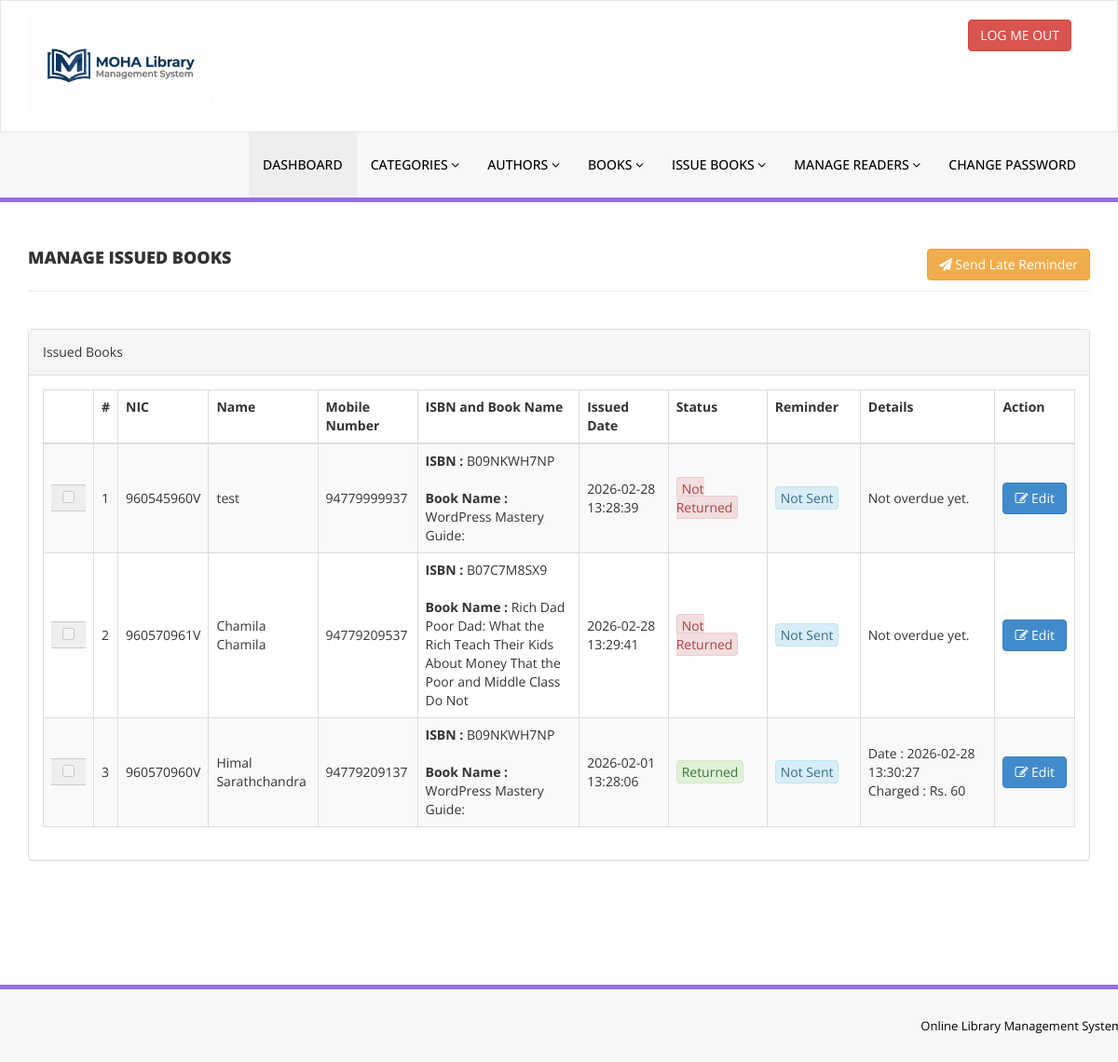
The page /admin/manage-issued-books.php (signed in) on the database as committed earlier.
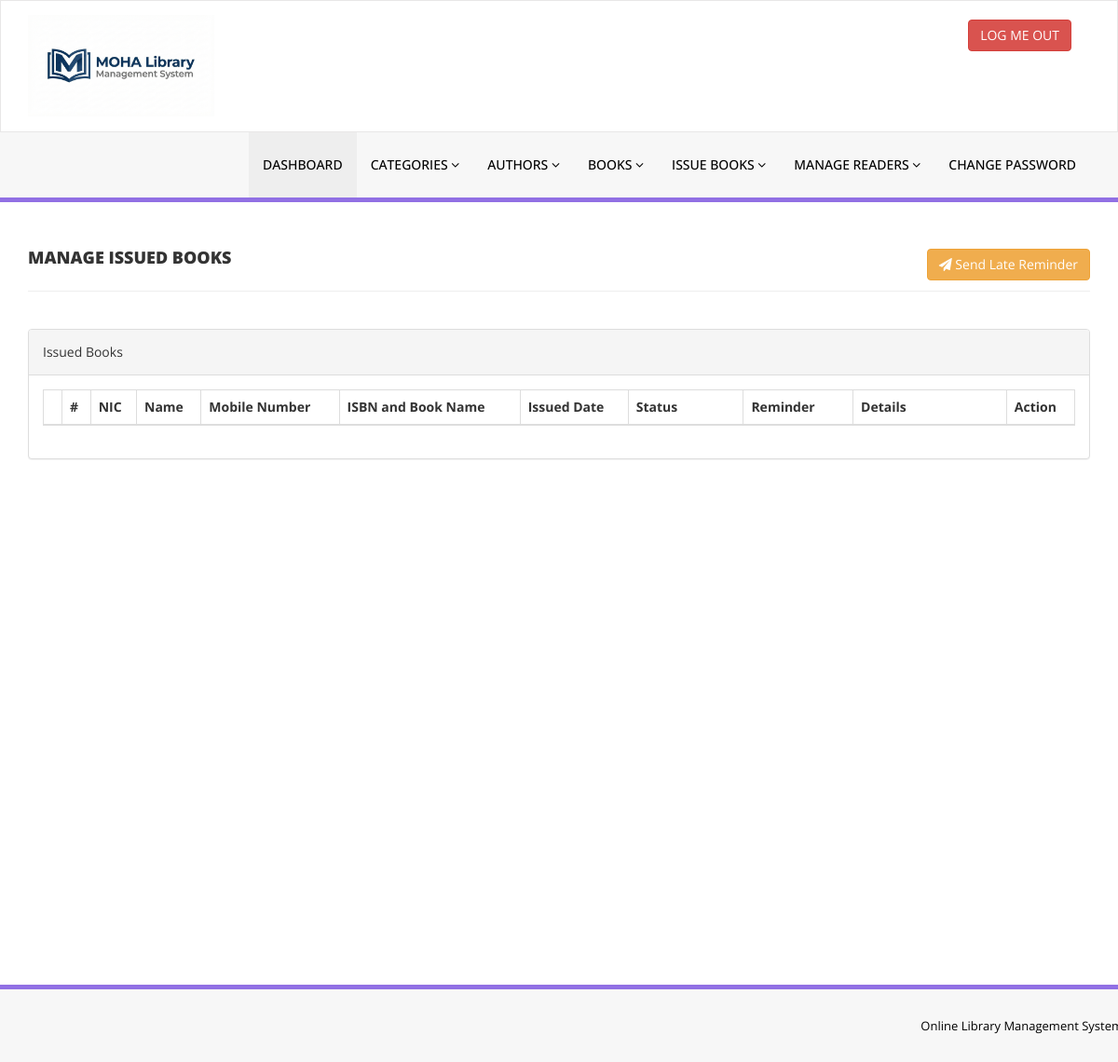
The same page on the database as committed later.
### tables this page shows
CREATE TABLE `tblissuedbookdetails` (
  `id` int(11) NOT NULL,
  `BookId` int(11) DEFAULT NULL,
  `NIC` varchar(150) DEFAULT NULL,
  `IssuesDate` timestamp NULL DEFAULT current_timestamp(),
  `ReturnDate` timestamp NULL DEFAULT NULL ON UPDATE current_timestamp(),
  `Reminder` int(11) DEFAULT NULL,
  `RetrunStatus` int(1) DEFAULT NULL,
  `fine` int(11) DEFAULT NULL,
  `remark` mediumtext NOT NULL
);

CREATE TABLE `tblstudents` (
  `id` int(11) NOT NULL,
  `NIC` varchar(100) DEFAULT NULL,
  `EmpNo` varchar(100) DEFAULT NULL,
  `FullName` varchar(120) DEFAULT NULL,
  `EmailId` varchar(120) DEFAULT NULL,
  `MobileNumber` char(11) DEFAULT NULL,
  `Password` varchar(120) DEFAULT NULL,
  `Status` int(1) DEFAULT NULL,
  `approval` int(1) DEFAULT NULL,
  `RegDate` timestamp NULL DEFAULT current_timestamp(),
  `UpdationDate` timestamp NULL DEFAULT NULL ON UPDATE current_timestamp()
);

CREATE TABLE `tblbooks` (
  `id` int(11) NOT NULL,
  `BookName` varchar(255) DEFAULT NULL,
  `CatId` int(11) DEFAULT NULL,
  `AuthorId` int(11) DEFAULT NULL,
  `ISBNNumber` varchar(25) DEFAULT NULL,
  `BookPrice` decimal(10,2) DEFAULT NULL,
  `bookImage` varchar(250) NOT NULL,
  `isIssued` int(1) DEFAULT NULL,
  `RegDate` timestamp NULL DEFAULT current_timestamp(),
  `UpdationDate` timestamp NULL DEFAULT NULL ON UPDATE current_timestamp(),
  `bookQty` int(11) DEFAULT NULL
);

### admin/manage-issued-books.php (the view, shortened to what the changed rows need)
<?php
include('includes/config.php');
if (strlen($_SESSION['alogin']) == 0) {
    header('location:index.php');
} else {
    function checkOverdueStatus($issueDateString)
    {
        $issueDate = new DateTime($issueDateString);
        $dueDate = clone $issueDate;
        $dueDate->modify('+14 days');
        $now = new DateTime();
        if ($now > $dueDate) {
            $diff = $now->diff($dueDate);
            return [
                'is_late' => true,
                'days_late' => $diff->days
            ];
        }
        return [
            'is_late' => false,
            'days_late' => 0
        ];
    }
?>
    <!DOCTYPE html>
    <html xmlns="http://www.w3.org/1999/xhtml">
    <head>
        <link href="assets/css/bootstrap.css" rel="stylesheet" />
        <link href="assets/css/font-awesome.css" rel="stylesheet" />
        <link href="assets/js/dataTables/dataTables.bootstrap.css" rel="stylesheet" />
        <link href="assets/css/style.css" rel="stylesheet" />
    </head>
    <body>
        <div class="content-wrapper">
            <div class="container">
                <div class="row">
                    <div class="col-md-12">
                        <div class="panel panel-default">
                            <div class="panel-body">
                                <div class="table-responsive">
                                    <table class="table-issued-books table table-striped table-bordered table-hover" id="dataTables-example">
                                        <thead>
                                            <tr>
                                                <th></th>
                                                <th>#</th>
                                                <th>NIC</th>
                                                <th>Name</th>
                                                <th>Mobile Number</th>
                                                <th>ISBN and Book Name</th>
                                                <th style="min-width: 90px;">Issued Date</th>
                                                <th style="min-width: 105px;">Status</th>
                                                <th style="min-width: 100px;">Reminder</th>
                                                <th style="min-width: 140px;">Details</th>
                                                <th>Action</th>
                                            </tr>
                                        </thead>
                                        <tbody>
                                            <?php $sql = "SELECT tblissuedbookdetails.Reminder, tblissuedbookdetails.fine, tblstudents.MobileNumber,tblstudents.NIC,tblstudents.EmpNo,tblstudents.FullName,tblbooks.BookName,tblbooks.ISBNNumber,tblissuedbookdetails.IssuesDate,tblissuedbookdetails.ReturnDate,tblissuedbookdetails.id as rid from  tblissuedbookdetails join tblstudents on tblstudents.NIC=tblissuedbookdetails.NIC join tblbooks on tblbooks.id=tblissuedbookdetails.BookId order by tblissuedbookdetails.ReturnDate ASC";
                                            $query = $dbh->prepare($sql);
                                            $query->execute();
                                            $results = $query->fetchAll(PDO::FETCH_OBJ);
                                            $cnt = 1;
                                            if ($query->rowCount() > 0) {
                                                foreach ($results as $result) {
                                                    $status = checkOverdueStatus($result->IssuesDate);
                                            ?>
                                                    <tr class="odd gradeX">
                                                        <td class="center">
                                                            <div class="input-group">
                                                                <span class="input-group-addon">
                                                                    <?php if ($result->ReturnDate == "" || $result->ReturnDate == null) {
                                                                        if ($status['is_late']) {
                                                                            echo '<input type="checkbox">';
                                                                        } else {
                                                                            echo '<input type="checkbox" disabled>';
                                                                        }
                                                                    } else{
                                                                        echo '<input type="checkbox" disabled>';
                                                                    }?>
                                                                </span>
                                                            </div>
                                                        </td>
                                                        <td class="center"><?php echo htmlentities($cnt); ?></td>
                                                        <td class="center"><?php echo htmlentities($result->NIC); ?></td>
                                                        <td class="center"><?php echo htmlentities($result->FullName); ?></td>
                                                        <td class="center"><?php echo htmlentities($result->MobileNumber); ?></td>
                                                        <td class="center"><?php
                                                        echo "<strong>ISBN : </strong>". $result->ISBNNumber."<br/><br/>";
                                                        echo "<strong>Book Name : </strong>". $result->BookName;
                                                        ?></td>
                                                        <td class="center"><?php echo htmlentities($result->IssuesDate); ?></td>
                                                        <td class="center"><?php if ($result->ReturnDate == "" || $result->ReturnDate == null) {
                                                                                $dailyfine = 5;
                                                                                if ($status['is_late']) {
                                                                                    echo ("<span style='padding: 2px 5px;' class='alert alert-danger' role='alert'>Not Returned</span>");
                                                                                } else {
                                                                                    echo ("<span style='padding: 2px 5px;' class='alert alert-danger' role='alert'>Not Returned</span>");
                                                                                }
                                                                            } else {
                                                                                echo ("<span style='padding: 2px 5px;' class='alert alert-success  p-0' role='alert'>Returned</span>");
                                                                            }
                                                                            ?></td>
                                                        <td class="center"><?php if ($result->Reminder == 0 || $result->Reminder == null) {
                                                                                echo ("<span style='padding: 2px 5px;' class='alert alert-info' role='alert'>Not Sent</span>");
                                                                            } else {
                                                                                echo ("<span style='padding: 2px 5px;' class='alert alert-info' role='alert'>Reminder " . $result->Reminder . "</span>");
                                                                            }
                                                                            ?></td>
                                                        <td class="center"><?php if ($result->ReturnDate == "" || $result->ReturnDate == null) {
                                                                                $status = checkOverdueStatus($result->IssuesDate);
                                                                                if ($status['is_late']) {
                                                                                    echo ($status['days_late'] . " day(s) overdue!<br/>Current Fine : Rs. " . ($status['days_late'] * $dailyfine));
                                                                                } else {
                                                                                    echo ("Not overdue yet.");
                                                                                }
                                                                            } else {
                                                                                echo ("Date : " . $result->ReturnDate);
                                                                                if ($result->fine != "" || $result->fine != 0) {
                                                                                    echo ("<br/>Charged : Rs. " . $result->fine);
                                                                                }
                                                                            }
                                                                            ?></td>
                                                        <td class="center">
                                                            <a href="update-issue-bookdeails.php?rid=<?php echo htmlentities($result->rid); ?>"><button class="btn btn-primary"><i class="fa fa-edit "></i> Edit</button>
                                                        </td>
                                                    </tr>
                                            <?php $cnt = $cnt + 1;
                                                }
                                            } ?>
                                        </tbody>
                                    </table>
                                </div>
                            </div>
                        </div>
                    </div>
                </div>
            </div>
        </div>
    </body>
    </html>
<?php } ?>

Rows that differ between the two databases and show on the page:
removed tblissuedbookdetails: tblstudents.NIC "960545960V", tblstudents.FullName "test", tblstudents.MobileNumber "94779999937", BookId.ISBNNumber "B09NKWH7NP", BookId.BookName "WordPress Mastery Guide:", IssuesDate "2026-02-28 13:28:39", shows "Not Returned", shows "Not Sent", shows "Not overdue yet."
removed tblissuedbookdetails: tblstudents.NIC "960570961V", tblstudents.FullName "Chamila Chamila", tblstudents.MobileNumber "94779209537", BookId.ISBNNumber "B07C7M8SX9", BookId.BookName "Rich Dad Poor Dad: What the Rich Teach Their Kids About Money That the Poor and Middle Class Do Not", IssuesDate "2026-02-28 13:29:41", shows "Not Returned", shows "Not Sent", shows "Not overdue yet."
removed tblissuedbookdetails: tblstudents.NIC "960570960V", tblstudents.FullName "Himal Sarathchandra", tblstudents.MobileNumber "94779209137", BookId.ISBNNumber "B09NKWH7NP", BookId.BookName "WordPress Mastery Guide:", IssuesDate "2026-02-01 13:28:06", shows "Returned", shows "Not Sent", ReturnDate "2026-02-28 13:30:27", fine "60"
